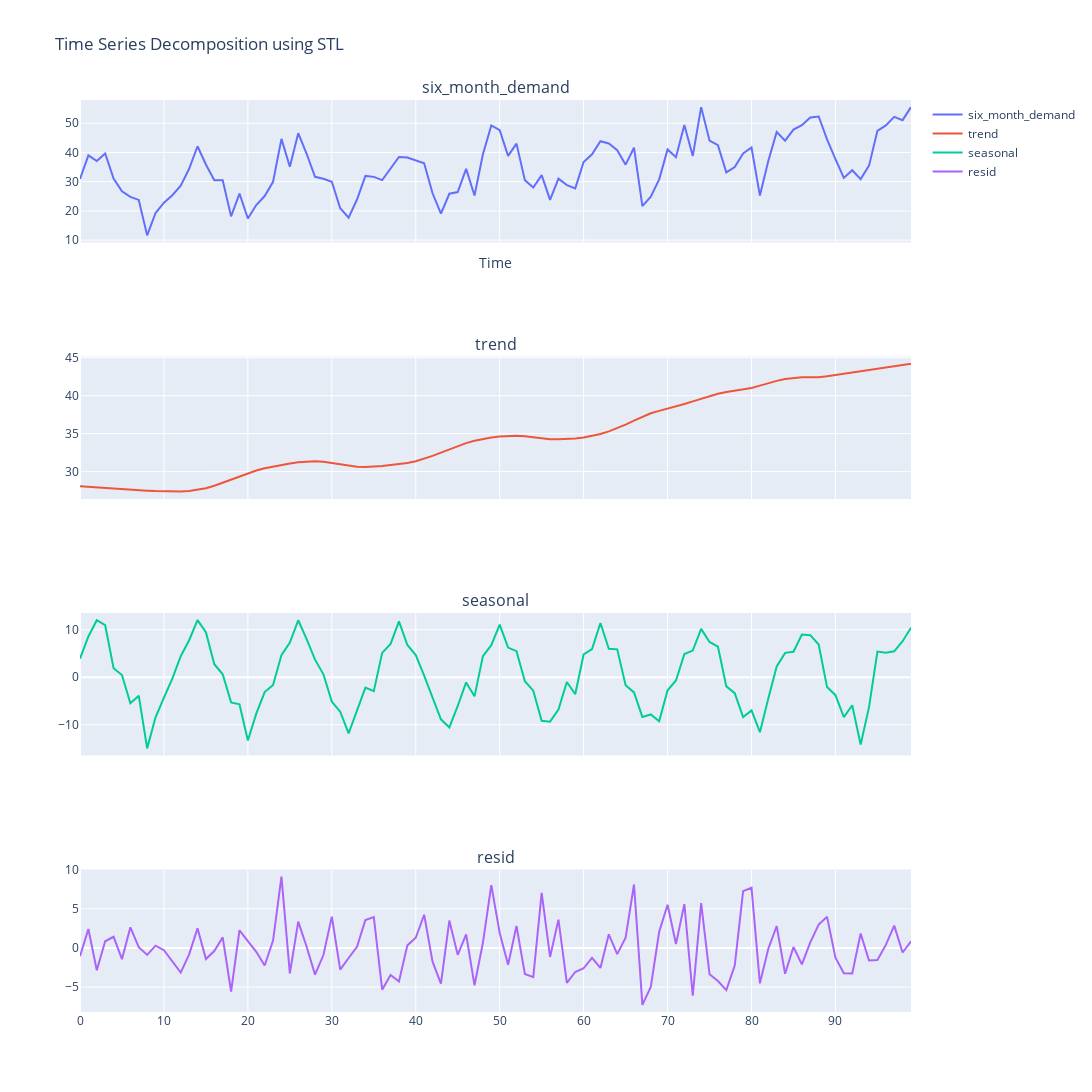

Here is the notebook cell this chart was saved with:
### Markdown cell above
### *STL*

### Code cell
stl = STL(df['six_month_demand'], period=12)
result_stl = stl.fit()

plot_components(result_stl, 'STL')
